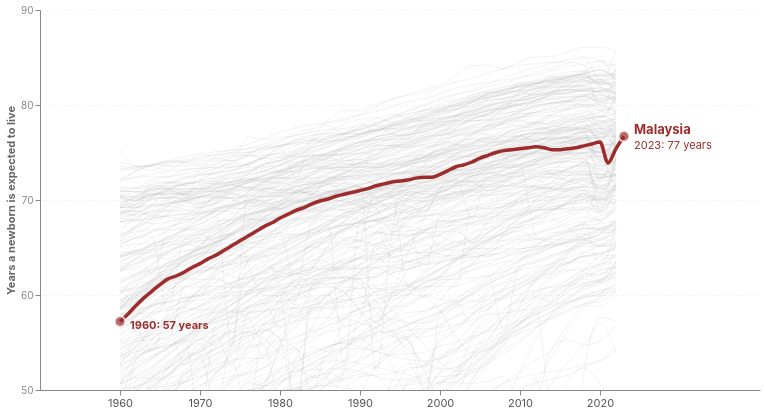

Write a Vega-Lite specification for this figure.
### Vega-Lite specification from a JSON file in a GitHub repository (floating-point values rounded to 4 significant figures; data arrays with more than 128 entries replaced by an {"elided": "..."} marker saying what was removed)
{"$schema": "https://vega.github.io/schema/vega-lite/v5.json", "title": {"text": null, "subtitle": ["Life expectancy at birth, 1960 → 2023. Each grey line is one country (231 countries). Malaysia in red.", "From 57 years in 1960 to 77 in 2023 — a gain of nearly 20 years in one lifetime."], "subtitleFontSize": 11, "subtitleColor": "#666", "anchor": "start", "fontSize": 20, "offset": 12}, "width": 720, "height": 380, "autosize": {"type": "pad", "contains": "padding"}, "layer": [{"description": "Background — all countries, faint grey.", "data": {"values": {"elided": "7833 records"}}, "mark": {"type": "line", "color": "#bdbdbd", "strokeWidth": 0.5, "opacity": 0.4, "interpolate": "monotone", "clip": true}, "encoding": {"x": {"field": "year", "type": "quantitative", "scale": {"domain": [1958, 2032]}, "axis": {"title": null, "format": "d", "values": [1960, 1970, 1980, 1990, 2000, 2010, 2020], "labelFontSize": 11, "labelColor": "#555", "grid": false}}, "y": {"field": "life_expectancy", "type": "quantitative", "scale": {"domain": [50, 90]}, "axis": {"title": "Years a newborn is expected to live", "titleFontSize": 11, "titleColor": "#666", "values": [50, 60, 70, 80, 90], "labelFontSize": 10, "labelColor": "#888", "grid": true, "gridDash": [2, 4], "gridColor": "#eee"}}, "detail": {"field": "country"}}}, {"description": "Malaysia line.", "data": {"values": [{"year": 1960, "life_expectancy": 57.2}, {"year": 1961, "life_expectancy": 58.0}, {"year": 1962, "life_expectancy": 58.9}, {"year": 1963, "life_expectancy": 59.7}, {"year": 1964, "life_expectancy": 60.4}, {"year": 1965, "life_expectancy": 61.1}, {"year": 1966, "life_expectancy": 61.7}, {"year": 1967, "life_expectancy": 62.0}, {"year": 1968, "life_expectancy": 62.4}, {"year": 1969, "life_expectancy": 62.9}, {"year": 1970, "life_expectancy": 63.3}, {"year": 1971, "life_expectancy": 63.8}, {"year": 1972, "life_expectancy": 64.2}, {"year": 1973, "life_expectancy": 64.7}, {"year": 1974, "life_expectancy": 65.2}, {"year": 1975, "life_expectancy": 65.7}, {"year": 1976, "life_expectancy": 66.2}, {"year": 1977, "life_expectancy": 66.7}, {"year": 1978, "life_expectancy": 67.2}, {"year": 1979, "life_expectancy": 67.6}, {"year": 1980, "life_expectancy": 68.1}, {"year": 1981, "life_expectancy": 68.5}, {"year": 1982, "life_expectancy": 68.9}, {"year": 1983, "life_expectancy": 69.2}, {"year": 1984, "life_expectancy": 69.6}, {"year": 1985, "life_expectancy": 69.9}, {"year": 1986, "life_expectancy": 70.1}, {"year": 1987, "life_expectancy": 70.4}, {"year": 1988, "life_expectancy": 70.6}, {"year": 1989, "life_expectancy": 70.8}, {"year": 1990, "life_expectancy": 71.0}, {"year": 1991, "life_expectancy": 71.2}, {"year": 1992, "life_expectancy": 71.5}, {"year": 1993, "life_expectancy": 71.7}, {"year": 1994, "life_expectancy": 71.9}, {"year": 1995, "life_expectancy": 72.0}, {"year": 1996, "life_expectancy": 72.1}, {"year": 1997, "life_expectancy": 72.3}, {"year": 1998, "life_expectancy": 72.4}, {"year": 1999, "life_expectancy": 72.4}, {"year": 2000, "life_expectancy": 72.7}, {"year": 2001, "life_expectancy": 73.1}, {"year": 2002, "life_expectancy": 73.5}, {"year": 2003, "life_expectancy": 73.7}, {"year": 2004, "life_expectancy": 74.0}, {"year": 2005, "life_expectancy": 74.4}, {"year": 2006, "life_expectancy": 74.7}, {"year": 2007, "life_expectancy": 75.0}, {"year": 2008, "life_expectancy": 75.2}, {"year": 2009, "life_expectancy": 75.3}, {"year": 2010, "life_expectancy": 75.4}, {"year": 2011, "life_expectancy": 75.5}, {"year": 2012, "life_expectancy": 75.6}, {"year": 2013, "life_expectancy": 75.5}, {"year": 2014, "life_expectancy": 75.3}, {"year": 2015, "life_expectancy": 75.3}, {"year": 2016, "life_expectancy": 75.4}, {"year": 2017, "life_expectancy": 75.5}, {"year": 2018, "life_expectancy": 75.7}, {"year": 2019, "life_expectancy": 75.9}, {"year": 2020, "life_expectancy": 76.1}, {"year": 2021, "life_expectancy": 73.9}, {"year": 2022, "life_expectancy": 75.4}, {"year": 2023, "life_expectancy": 76.7}]}, "mark": {"type": "line", "color": "#9d2c2c", "strokeWidth": 3.5, "interpolate": "monotone"}, "encoding": {"x": {"field": "year", "type": "quantitative"}, "y": {"field": "life_expectancy", "type": "quantitative"}, "tooltip": [{"field": "year", "title": "Year"}, {"field": "life_expectancy", "title": "Malaysia (yrs)", "format": ".1f"}]}}, {"description": "Malaysia 1960 dot.", "data": {"values": [{"year": 1960, "le": 57.2}]}, "mark": {"type": "point", "filled": true, "color": "#9d2c2c", "size": 110, "stroke": "white", "strokeWidth": 2}, "encoding": {"x": {"field": "year", "type": "quantitative"}, "y": {"field": "le", "type": "quantitative"}}}, {"description": "Malaysia 1960 label.", "data": {"values": [{"year": 1960, "le": 57.2, "label": "1960: 57 years"}]}, "mark": {"type": "text", "fontSize": 11, "fontWeight": "bold", "color": "#9d2c2c", "align": "left", "dx": 10, "dy": 4}, "encoding": {"x": {"field": "year", "type": "quantitative"}, "y": {"field": "le", "type": "quantitative"}, "text": {"field": "label"}}}, {"description": "Malaysia 2023 dot.", "data": {"values": [{"year": 2023, "le": 76.7}]}, "mark": {"type": "point", "filled": true, "color": "#9d2c2c", "size": 110, "stroke": "white", "strokeWidth": 2}, "encoding": {"x": {"field": "year", "type": "quantitative"}, "y": {"field": "le", "type": "quantitative"}}}, {"description": "Malaysia endpoint label.", "data": {"values": [{"year": 2023, "le": 76.7, "label": "Malaysia"}]}, "mark": {"type": "text", "fontSize": 13, "fontWeight": "bold", "color": "#9d2c2c", "align": "left", "dx": 10, "dy": -6}, "encoding": {"x": {"field": "year", "type": "quantitative"}, "y": {"field": "le", "type": "quantitative"}, "text": {"field": "label"}}}, {"description": "Malaysia endpoint number.", "data": {"values": [{"year": 2023, "le": 76.7, "label": "2023: 77 years"}]}, "mark": {"type": "text", "fontSize": 11, "color": "#9d2c2c", "align": "left", "dx": 10, "dy": 10}, "encoding": {"x": {"field": "year", "type": "quantitative"}, "y": {"field": "le", "type": "quantitative"}, "text": {"field": "label"}}}], "config": {"view": {"stroke": null}, "font": "-apple-system, BlinkMacSystemFont, Segoe UI, Roboto, sans-serif"}}
